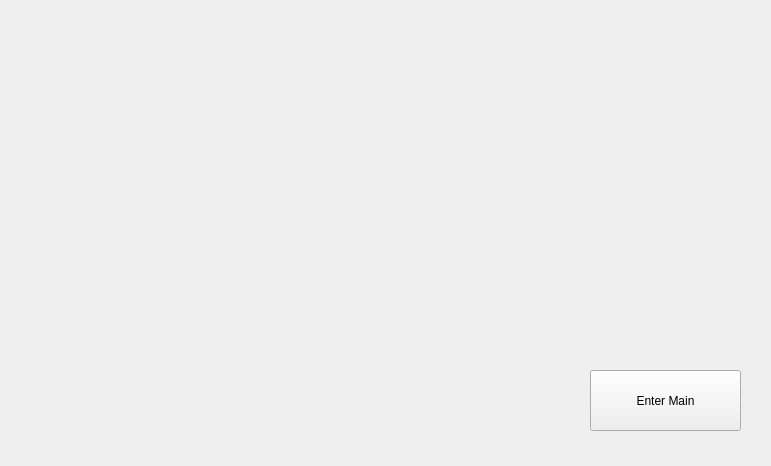
<?xml version="1.0" encoding="UTF-8"?>
<ui version="4.0">
 <class>widgetWelcome</class>
 <widget class="QWidget" name="widgetWelcome">
  <property name="geometry">
   <rect>
    <x>0</x>
    <y>0</y>
    <width>771</width>
    <height>466</height>
   </rect>
  </property>
  <property name="windowTitle">
   <string>Widget</string>
  </property>
  <widget class="QPushButton" name="btnWelcome">
   <property name="geometry">
    <rect>
     <x>590</x>
     <y>370</y>
     <width>151</width>
     <height>61</height>
    </rect>
   </property>
   <property name="text">
    <string>Enter Main</string>
   </property>
  </widget>
 </widget>
 <layoutdefault spacing="6" margin="11"/>
 <resources/>
 <connections/>
</ui>
